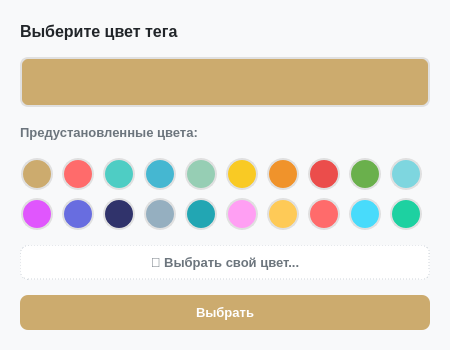
<?xml version="1.0" encoding="UTF-8"?>
<ui version="4.0">
 <class>ColorPickerDialog</class>
 <widget class="QDialog" name="ColorPickerDialog">
  <property name="geometry">
   <rect>
    <x>0</x>
    <y>0</y>
    <width>450</width>
    <height>350</height>
   </rect>
  </property>
  <property name="minimumSize">
   <size>
    <width>450</width>
    <height>350</height>
   </size>
  </property>
  <property name="maximumSize">
   <size>
    <width>450</width>
    <height>350</height>
   </size>
  </property>
  <property name="windowTitle">
   <string>Выбор цвета тега</string>
  </property>
  <property name="styleSheet">
   <string notr="true">
    QDialog {
        background-color: #F8F9FA;
    }
   </string>
  </property>
  <layout class="QVBoxLayout" name="mainLayout">
   <property name="spacing">
    <number>15</number>
   </property>
   <property name="leftMargin">
    <number>20</number>
   </property>
   <property name="topMargin">
    <number>20</number>
   </property>
   <property name="rightMargin">
    <number>20</number>
   </property>
   <property name="bottomMargin">
    <number>20</number>
   </property>
   <item>
    <widget class="QLabel" name="titleLabel">
     <property name="styleSheet">
      <string notr="true">font-size: 16px; font-weight: bold; color: #212529;</string>
     </property>
     <property name="text">
      <string>Выберите цвет тега</string>
     </property>
    </widget>
   </item>
   <item>
    <widget class="QFrame" name="preview_frame">
     <property name="minimumSize">
      <size>
       <width>0</width>
       <height>50</height>
      </size>
     </property>
     <property name="maximumSize">
      <size>
       <width>16777215</width>
       <height>50</height>
      </size>
     </property>
     <property name="styleSheet">
      <string notr="true">
        QFrame {
            background-color: #CCAB6E;
            border-radius: 8px;
            border: 2px solid #E0E0E0;
        }
      </string>
     </property>
    </widget>
   </item>
   <item>
    <widget class="QLabel" name="presetsLabel">
     <property name="styleSheet">
      <string notr="true">font-size: 13px; font-weight: 600; color: #6C757D;</string>
     </property>
     <property name="text">
      <string>Предустановленные цвета:</string>
     </property>
    </widget>
   </item>
   <item>
    <widget class="QWidget" name="presetsWidget" native="true">
     <layout class="QGridLayout" name="presetsGridLayout">
      <property name="leftMargin">
       <number>0</number>
      </property>
      <property name="topMargin">
       <number>0</number>
      </property>
      <property name="rightMargin">
       <number>0</number>
      </property>
      <property name="bottomMargin">
       <number>0</number>
      </property>
      <property name="spacing">
       <number>8</number>
      </property>
      <item row="0" column="0">
       <widget class="QPushButton" name="preset_color_btn_0">
        <property name="minimumSize">
         <size>
          <width>32</width>
          <height>32</height>
         </size>
        </property>
        <property name="maximumSize">
         <size>
          <width>32</width>
          <height>32</height>
         </size>
        </property>
        <property name="cursor">
         <cursorShape>PointingHandCursor</cursorShape>
        </property>
        <property name="styleSheet">
         <string notr="true">
            QPushButton {
                background-color: #ccab6e;
                border-radius: 16px;
                border: 2px solid #E0E0E0;
            }
            QPushButton:hover {
                border: 3px solid #7A6A50;
            }
         </string>
        </property>
        <property name="text">
         <string/>
        </property>
       </widget>
      </item>
      <item row="0" column="1">
       <widget class="QPushButton" name="preset_color_btn_1">
        <property name="minimumSize">
         <size>
          <width>32</width>
          <height>32</height>
         </size>
        </property>
        <property name="maximumSize">
         <size>
          <width>32</width>
          <height>32</height>
         </size>
        </property>
        <property name="cursor">
         <cursorShape>PointingHandCursor</cursorShape>
        </property>
        <property name="styleSheet">
         <string notr="true">
            QPushButton {
                background-color: #ff6b6b;
                border-radius: 16px;
                border: 2px solid #E0E0E0;
            }
            QPushButton:hover {
                border: 3px solid #CC0000;
            }
         </string>
        </property>
        <property name="text">
         <string/>
        </property>
       </widget>
      </item>
      <item row="0" column="2">
       <widget class="QPushButton" name="preset_color_btn_2">
        <property name="minimumSize">
         <size>
          <width>32</width>
          <height>32</height>
         </size>
        </property>
        <property name="maximumSize">
         <size>
          <width>32</width>
          <height>32</height>
         </size>
        </property>
        <property name="cursor">
         <cursorShape>PointingHandCursor</cursorShape>
        </property>
        <property name="styleSheet">
         <string notr="true">
            QPushButton {
                background-color: #4ecdc4;
                border-radius: 16px;
                border: 2px solid #E0E0E0;
            }
            QPushButton:hover {
                border: 3px solid #2A9D8F;
            }
         </string>
        </property>
        <property name="text">
         <string/>
        </property>
       </widget>
      </item>
      <item row="0" column="3">
       <widget class="QPushButton" name="preset_color_btn_3">
        <property name="minimumSize">
         <size>
          <width>32</width>
          <height>32</height>
         </size>
        </property>
        <property name="maximumSize">
         <size>
          <width>32</width>
          <height>32</height>
         </size>
        </property>
        <property name="cursor">
         <cursorShape>PointingHandCursor</cursorShape>
        </property>
        <property name="styleSheet">
         <string notr="true">
            QPushButton {
                background-color: #45b7d1;
                border-radius: 16px;
                border: 2px solid #E0E0E0;
            }
            QPushButton:hover {
                border: 3px solid #2E86AB;
            }
         </string>
        </property>
        <property name="text">
         <string/>
        </property>
       </widget>
      </item>
      <item row="0" column="4">
       <widget class="QPushButton" name="preset_color_btn_4">
        <property name="minimumSize">
         <size>
          <width>32</width>
          <height>32</height>
         </size>
        </property>
        <property name="maximumSize">
         <size>
          <width>32</width>
          <height>32</height>
         </size>
        </property>
        <property name="cursor">
         <cursorShape>PointingHandCursor</cursorShape>
        </property>
        <property name="styleSheet">
         <string notr="true">
            QPushButton {
                background-color: #96ceb4;
                border-radius: 16px;
                border: 2px solid #E0E0E0;
            }
            QPushButton:hover {
                border: 3px solid #5A9E7C;
            }
         </string>
        </property>
        <property name="text">
         <string/>
        </property>
       </widget>
      </item>
      <item row="0" column="5">
       <widget class="QPushButton" name="preset_color_btn_5">
        <property name="minimumSize">
         <size>
          <width>32</width>
          <height>32</height>
         </size>
        </property>
        <property name="maximumSize">
         <size>
          <width>32</width>
          <height>32</height>
         </size>
        </property>
        <property name="cursor">
         <cursorShape>PointingHandCursor</cursorShape>
        </property>
        <property name="styleSheet">
         <string notr="true">
            QPushButton {
                background-color: #f9ca24;
                border-radius: 16px;
                border: 2px solid #E0E0E0;
            }
            QPushButton:hover {
                border: 3px solid #D4A90E;
            }
         </string>
        </property>
        <property name="text">
         <string/>
        </property>
       </widget>
      </item>
      <item row="0" column="6">
       <widget class="QPushButton" name="preset_color_btn_6">
        <property name="minimumSize">
         <size>
          <width>32</width>
          <height>32</height>
         </size>
        </property>
        <property name="maximumSize">
         <size>
          <width>32</width>
          <height>32</height>
         </size>
        </property>
        <property name="cursor">
         <cursorShape>PointingHandCursor</cursorShape>
        </property>
        <property name="styleSheet">
         <string notr="true">
            QPushButton {
                background-color: #f0932b;
                border-radius: 16px;
                border: 2px solid #E0E0E0;
            }
            QPushButton:hover {
                border: 3px solid #C77A1E;
            }
         </string>
        </property>
        <property name="text">
         <string/>
        </property>
       </widget>
      </item>
      <item row="0" column="7">
       <widget class="QPushButton" name="preset_color_btn_7">
        <property name="minimumSize">
         <size>
          <width>32</width>
          <height>32</height>
         </size>
        </property>
        <property name="maximumSize">
         <size>
          <width>32</width>
          <height>32</height>
         </size>
        </property>
        <property name="cursor">
         <cursorShape>PointingHandCursor</cursorShape>
        </property>
        <property name="styleSheet">
         <string notr="true">
            QPushButton {
                background-color: #eb4d4b;
                border-radius: 16px;
                border: 2px solid #E0E0E0;
            }
            QPushButton:hover {
                border: 3px solid #C0392B;
            }
         </string>
        </property>
        <property name="text">
         <string/>
        </property>
       </widget>
      </item>
      <item row="0" column="8">
       <widget class="QPushButton" name="preset_color_btn_8">
        <property name="minimumSize">
         <size>
          <width>32</width>
          <height>32</height>
         </size>
        </property>
        <property name="maximumSize">
         <size>
          <width>32</width>
          <height>32</height>
         </size>
        </property>
        <property name="cursor">
         <cursorShape>PointingHandCursor</cursorShape>
        </property>
        <property name="styleSheet">
         <string notr="true">
            QPushButton {
                background-color: #6ab04c;
                border-radius: 16px;
                border: 2px solid #E0E0E0;
            }
            QPushButton:hover {
                border: 3px solid #4A8C32;
            }
         </string>
        </property>
        <property name="text">
         <string/>
        </property>
       </widget>
      </item>
      <item row="0" column="9">
       <widget class="QPushButton" name="preset_color_btn_9">
        <property name="minimumSize">
         <size>
          <width>32</width>
          <height>32</height>
         </size>
        </property>
        <property name="maximumSize">
         <size>
          <width>32</width>
          <height>32</height>
         </size>
        </property>
        <property name="cursor">
         <cursorShape>PointingHandCursor</cursorShape>
        </property>
        <property name="styleSheet">
         <string notr="true">
            QPushButton {
                background-color: #7ed6df;
                border-radius: 16px;
                border: 2px solid #E0E0E0;
            }
            QPushButton:hover {
                border: 3px solid #5CADB8;
            }
         </string>
        </property>
        <property name="text">
         <string/>
        </property>
       </widget>
      </item>
      <item row="1" column="0">
       <widget class="QPushButton" name="preset_color_btn_10">
        <property name="minimumSize">
         <size>
          <width>32</width>
          <height>32</height>
         </size>
        </property>
        <property name="maximumSize">
         <size>
          <width>32</width>
          <height>32</height>
         </size>
        </property>
        <property name="cursor">
         <cursorShape>PointingHandCursor</cursorShape>
        </property>
        <property name="styleSheet">
         <string notr="true">
            QPushButton {
                background-color: #e056fd;
                border-radius: 16px;
                border: 2px solid #E0E0E0;
            }
            QPushButton:hover {
                border: 3px solid #B83FD0;
            }
         </string>
        </property>
        <property name="text">
         <string/>
        </property>
       </widget>
      </item>
      <item row="1" column="1">
       <widget class="QPushButton" name="preset_color_btn_11">
        <property name="minimumSize">
         <size>
          <width>32</width>
          <height>32</height>
         </size>
        </property>
        <property name="maximumSize">
         <size>
          <width>32</width>
          <height>32</height>
         </size>
        </property>
        <property name="cursor">
         <cursorShape>PointingHandCursor</cursorShape>
        </property>
        <property name="styleSheet">
         <string notr="true">
            QPushButton {
                background-color: #686de0;
                border-radius: 16px;
                border: 2px solid #E0E0E0;
            }
            QPushButton:hover {
                border: 3px solid #4A4FBF;
            }
         </string>
        </property>
        <property name="text">
         <string/>
        </property>
       </widget>
      </item>
      <item row="1" column="2">
       <widget class="QPushButton" name="preset_color_btn_12">
        <property name="minimumSize">
         <size>
          <width>32</width>
          <height>32</height>
         </size>
        </property>
        <property name="maximumSize">
         <size>
          <width>32</width>
          <height>32</height>
         </size>
        </property>
        <property name="cursor">
         <cursorShape>PointingHandCursor</cursorShape>
        </property>
        <property name="styleSheet">
         <string notr="true">
            QPushButton {
                background-color: #30336b;
                border-radius: 16px;
                border: 2px solid #E0E0E0;
            }
            QPushButton:hover {
                border: 3px solid #1B1C4A;
            }
         </string>
        </property>
        <property name="text">
         <string/>
        </property>
       </widget>
      </item>
      <item row="1" column="3">
       <widget class="QPushButton" name="preset_color_btn_13">
        <property name="minimumSize">
         <size>
          <width>32</width>
          <height>32</height>
         </size>
        </property>
        <property name="maximumSize">
         <size>
          <width>32</width>
          <height>32</height>
         </size>
        </property>
        <property name="cursor">
         <cursorShape>PointingHandCursor</cursorShape>
        </property>
        <property name="styleSheet">
         <string notr="true">
            QPushButton {
                background-color: #95afc0;
                border-radius: 16px;
                border: 2px solid #E0E0E0;
            }
            QPushButton:hover {
                border: 3px solid #6C8A9E;
            }
         </string>
        </property>
        <property name="text">
         <string/>
        </property>
       </widget>
      </item>
      <item row="1" column="4">
       <widget class="QPushButton" name="preset_color_btn_14">
        <property name="minimumSize">
         <size>
          <width>32</width>
          <height>32</height>
         </size>
        </property>
        <property name="maximumSize">
         <size>
          <width>32</width>
          <height>32</height>
         </size>
        </property>
        <property name="cursor">
         <cursorShape>PointingHandCursor</cursorShape>
        </property>
        <property name="styleSheet">
         <string notr="true">
            QPushButton {
                background-color: #22a6b3;
                border-radius: 16px;
                border: 2px solid #E0E0E0;
            }
            QPushButton:hover {
                border: 3px solid #1A7F8A;
            }
         </string>
        </property>
        <property name="text">
         <string/>
        </property>
       </widget>
      </item>
      <item row="1" column="5">
       <widget class="QPushButton" name="preset_color_btn_15">
        <property name="minimumSize">
         <size>
          <width>32</width>
          <height>32</height>
         </size>
        </property>
        <property name="maximumSize">
         <size>
          <width>32</width>
          <height>32</height>
         </size>
        </property>
        <property name="cursor">
         <cursorShape>PointingHandCursor</cursorShape>
        </property>
        <property name="styleSheet">
         <string notr="true">
            QPushButton {
                background-color: #ff9ff3;
                border-radius: 16px;
                border: 2px solid #E0E0E0;
            }
            QPushButton:hover {
                border: 3px solid #D07AC8;
            }
         </string>
        </property>
        <property name="text">
         <string/>
        </property>
       </widget>
      </item>
      <item row="1" column="6">
       <widget class="QPushButton" name="preset_color_btn_16">
        <property name="minimumSize">
         <size>
          <width>32</width>
          <height>32</height>
         </size>
        </property>
        <property name="maximumSize">
         <size>
          <width>32</width>
          <height>32</height>
         </size>
        </property>
        <property name="cursor">
         <cursorShape>PointingHandCursor</cursorShape>
        </property>
        <property name="styleSheet">
         <string notr="true">
            QPushButton {
                background-color: #feca57;
                border-radius: 16px;
                border: 2px solid #E0E0E0;
            }
            QPushButton:hover {
                border: 3px solid #D4A31E;
            }
         </string>
        </property>
        <property name="text">
         <string/>
        </property>
       </widget>
      </item>
      <item row="1" column="7">
       <widget class="QPushButton" name="preset_color_btn_17">
        <property name="minimumSize">
         <size>
          <width>32</width>
          <height>32</height>
         </size>
        </property>
        <property name="maximumSize">
         <size>
          <width>32</width>
          <height>32</height>
         </size>
        </property>
        <property name="cursor">
         <cursorShape>PointingHandCursor</cursorShape>
        </property>
        <property name="styleSheet">
         <string notr="true">
            QPushButton {
                background-color: #ff6b6b;
                border-radius: 16px;
                border: 2px solid #E0E0E0;
            }
            QPushButton:hover {
                border: 3px solid #CC0000;
            }
         </string>
        </property>
        <property name="text">
         <string/>
        </property>
       </widget>
      </item>
      <item row="1" column="8">
       <widget class="QPushButton" name="preset_color_btn_18">
        <property name="minimumSize">
         <size>
          <width>32</width>
          <height>32</height>
         </size>
        </property>
        <property name="maximumSize">
         <size>
          <width>32</width>
          <height>32</height>
         </size>
        </property>
        <property name="cursor">
         <cursorShape>PointingHandCursor</cursorShape>
        </property>
        <property name="styleSheet">
         <string notr="true">
            QPushButton {
                background-color: #48dbfb;
                border-radius: 16px;
                border: 2px solid #E0E0E0;
            }
            QPushButton:hover {
                border: 3px solid #2FB5D5;
            }
         </string>
        </property>
        <property name="text">
         <string/>
        </property>
       </widget>
      </item>
      <item row="1" column="9">
       <widget class="QPushButton" name="preset_color_btn_19">
        <property name="minimumSize">
         <size>
          <width>32</width>
          <height>32</height>
         </size>
        </property>
        <property name="maximumSize">
         <size>
          <width>32</width>
          <height>32</height>
         </size>
        </property>
        <property name="cursor">
         <cursorShape>PointingHandCursor</cursorShape>
        </property>
        <property name="styleSheet">
         <string notr="true">
            QPushButton {
                background-color: #1dd1a1;
                border-radius: 16px;
                border: 2px solid #E0E0E0;
            }
            QPushButton:hover {
                border: 3px solid #15A07A;
            }
         </string>
        </property>
        <property name="text">
         <string/>
        </property>
       </widget>
      </item>
     </layout>
    </widget>
   </item>
   <item>
    <widget class="QPushButton" name="custom_btn">
     <property name="minimumSize">
      <size>
       <width>0</width>
       <height>35</height>
      </size>
     </property>
     <property name="cursor">
      <cursorShape>PointingHandCursor</cursorShape>
     </property>
     <property name="styleSheet">
      <string notr="true">
        QPushButton {
            background-color: white;
            color: #6C757D;
            border: 1px dashed #CED4DA;
            border-radius: 8px;
            font-size: 13px;
            font-weight: 500;
        }
        QPushButton:hover {
            border: 1px solid #CCAB6E;
            color: #CCAB6E;
            background-color: #FDFBF7;
        }
      </string>
     </property>
     <property name="text">
      <string>🎨 Выбрать свой цвет...</string>
     </property>
    </widget>
   </item>
   <item>
    <layout class="QHBoxLayout" name="buttonsLayout">
     <property name="spacing">
      <number>10</number>
     </property>
     <item>
      <widget class="QPushButton" name="ok_btn">
       <property name="minimumSize">
        <size>
         <width>100</width>
         <height>35</height>
        </size>
       </property>
       <property name="cursor">
        <cursorShape>PointingHandCursor</cursorShape>
       </property>
       <property name="styleSheet">
        <string notr="true">
            QPushButton {
                background-color: #CCAB6E;
                color: white;
                border: none;
                border-radius: 8px;
                font-size: 13px;
                font-weight: 600;
            }
            QPushButton:hover {
                background-color: #998664;
            }
            QPushButton:pressed {
                background-color: #7A6A50;
            }
        </string>
       </property>
       <property name="text">
        <string>Выбрать</string>
       </property>
      </widget>
     </item>
    </layout>
   </item>
  </layout>
 </widget>
 <resources/>
 <connections/>
</ui>
